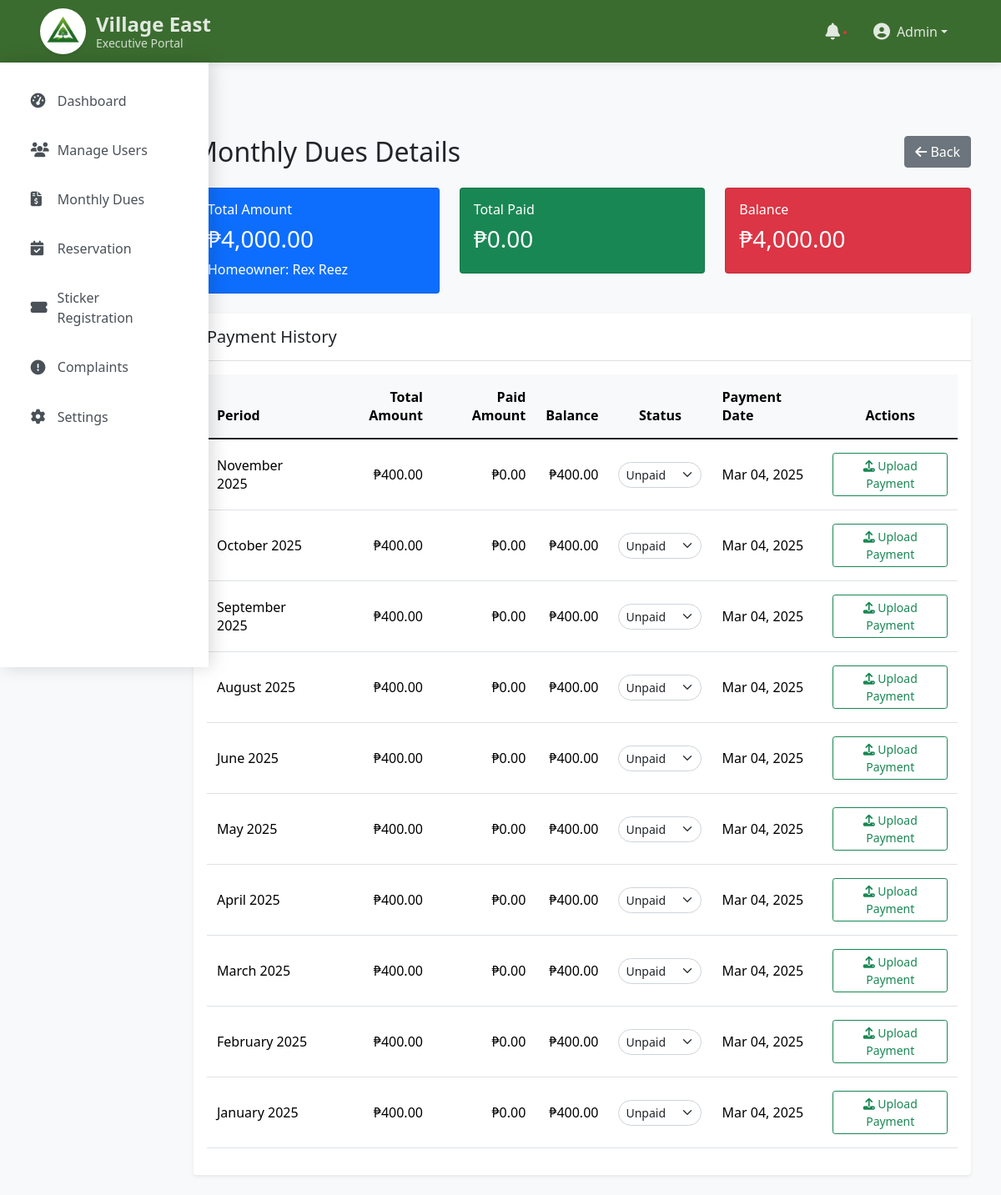
Page /1Admin/get_dues_details.php?homeowner_id=5 on the committed database.
### tables this page shows
CREATE TABLE `monthly_dues` (
  `id` int(11) NOT NULL,
  `homeowner_id` int(11) DEFAULT NULL,
  `month` int(2) DEFAULT NULL,
  `year` int(4) DEFAULT NULL,
  `total_amount` decimal(10,2) DEFAULT NULL,
  `paid_amount` decimal(10,2) DEFAULT 0.00,
  `payment_proof` varbinary(255) DEFAULT NULL,
  `status` enum('unpaid','pending','verified') DEFAULT 'unpaid',
  `created_at` timestamp NOT NULL DEFAULT current_timestamp(),
  `updated_at` timestamp NOT NULL DEFAULT current_timestamp() ON UPDATE current_timestamp()
);

### 1Admin/get_dues_details.php (the view, shortened to what this page needs)
<?php
require_once('../inc/admin_header.php');
$homeowner_id = $_GET['homeowner_id'];
try {
    $summary_query = "SELECT
        CONCAT(u.first_name, ' ', u.last_name) as homeowner_name,
        SUM(md.total_amount) as total_amount,
        SUM(COALESCE(md.paid_amount, 0)) as total_paid_amount,
        SUM(md.total_amount - COALESCE(md.paid_amount, 0)) as balance_amount
    FROM users u
    LEFT JOIN monthly_dues md ON u.id = md.homeowner_id
    WHERE u.id = ?
    GROUP BY u.id, u.first_name, u.last_name";
    $stmt = mysqli_prepare($conn, $summary_query);
    mysqli_stmt_bind_param($stmt, "i", $homeowner_id);
    if (!mysqli_stmt_execute($stmt)) {
        throw new Exception("Execute failed: " . mysqli_stmt_error($stmt));
    }
    $summary_result = mysqli_stmt_get_result($stmt);
    $summary = mysqli_fetch_assoc($summary_result);
    $details_query = "SELECT
        md.id,
        CONCAT(MONTHNAME(STR_TO_DATE(md.month, '%m')), ' ', md.year) as due_period,
        md.total_amount,
        COALESCE(md.paid_amount, 0) as paid_amount,
        md.status,
        md.created_at as payment_date,
        md.payment_proof
    FROM monthly_dues md
    WHERE md.homeowner_id = ?
    ORDER BY md.year DESC, md.month DESC";
    $stmt = mysqli_prepare($conn, $details_query);
    mysqli_stmt_bind_param($stmt, "i", $homeowner_id);
    if (!mysqli_stmt_execute($stmt)) {
        throw new Exception("Execute failed: " . mysqli_stmt_error($stmt));
    }
    $details_result = mysqli_stmt_get_result($stmt);
?>
<!DOCTYPE html>
<html lang="en">
<head>
    <link href="https://cdn.jsdelivr.net/npm/bootstrap@5.1.3/dist/css/bootstrap.min.css" rel="stylesheet">
</head>
<body class="bg-light">
    <div class="container-fluid px-4">
        <div class="row">
            <div class="col-md-2">
            </div>
            <div class="col-md-10 p-4">
                <div class="d-flex justify-content-between align-items-center mb-4">
                    <h2 class="mb-0">Monthly Dues Details</h2>
                    <a href="admin_dues.php" class="btn btn-secondary">
                        <i class="fas fa-arrow-left"></i> Back
                    </a>
                </div>
                <div class="row g-4 mb-4">
                    <div class="col-md-4">
                        <div class="card bg-primary text-white">
                            <div class="card-body">
                                <h6>Total Amount</h6>
                                <h3>₱<?php echo number_format($summary['total_amount'], 2); ?></h3>
                                <p class="mb-0">Homeowner: <?php echo htmlspecialchars($summary['homeowner_name']); ?></p>
                            </div>
                        </div>
                    </div>
                    <div class="col-md-4">
                        <div class="card bg-success text-white">
                            <div class="card-body">
                                <h6>Total Paid</h6>
                                <h3>₱<?php echo number_format($summary['total_paid_amount'], 2); ?></h3>
                            </div>
                        </div>
                    </div>
                    <div class="col-md-4">
                        <div class="card bg-<?php echo $summary['balance_amount'] > 0 ? 'danger' : 'success'; ?> text-white">
                            <div class="card-body">
                                <h6>Balance</h6>
                                <h3>₱<?php echo number_format($summary['balance_amount'], 2); ?></h3>
                            </div>
                        </div>
                    </div>
                </div>
                <div class="card border-0 shadow-sm">
                    <div class="card-header bg-white py-3">
                        <h5 class="card-title mb-0">Payment History</h5>
                    </div>
                    <div class="card-body">
                        <div class="table-responsive">
                            <table class="table table-hover align-middle">
                                <thead class="table-light">
                                    <tr>
                                        <th>Period</th>
                                        <th class="text-end">Total Amount</th>
                                        <th class="text-end">Paid Amount</th>
                                        <th class="text-end">Balance</th>
                                        <th class="text-center">Status</th>
                                        <th>Payment Date</th>
                                        <th class="text-center">Actions</th>
                                    </tr>
                                </thead>
                                <tbody>
                                    <?php while ($row = mysqli_fetch_assoc($details_result)) { ?>
                                        <tr>
                                            <td class="fw-medium"><?php echo htmlspecialchars($row['due_period']); ?></td>
                                            <td class="text-end">₱<?php echo number_format($row['total_amount'], 2); ?></td>
                                            <td class="text-end">₱<?php echo number_format($row['paid_amount'], 2); ?></td>
                                            <td class="text-end">₱<?php echo number_format($row['total_amount'] - $row['paid_amount'], 2); ?></td>
                                            <td class="text-center">
                                                <select class="form-select form-select-sm status-select"
                                                        data-dues-id="<?php echo $row['id']; ?>"
                                                        style="width: auto; display: inline-block;">
                                                    <option value="unpaid" <?php echo $row['status'] == 'unpaid' ? 'selected' : ''; ?>>Unpaid</option>
                                                </select>
                                            </td>
                                            <td><?php echo date('M d, Y', strtotime($row['payment_date'])); ?></td>
                                            <td class="text-center">
                                                <?php if ($row['payment_proof']) { ?>
                                                    <a href="../uploads/<?php echo htmlspecialchars($row['payment_proof']); ?>"
                                                       target="_blank"
                                                       class="btn btn-sm btn-outline-primary">
                                                        <i class="fas fa-file-alt"></i> View Receipt
                                                    </a>
                                                <?php } else { ?>
                                                    <button type="button"
                                                            class="btn btn-sm btn-outline-success"
                                                            data-bs-toggle="modal"
                                                            data-bs-target="#uploadModal"
                                                            data-dues-id="<?php echo $row['id']; ?>">
                                                        <i class="fas fa-upload"></i> Upload Payment
                                                    </button>
                                                <?php } ?>
                                            </td>
                                        </tr>
                                    <?php } ?>
                                </tbody>
                            </table>
                        </div>
                    </div>
                </div>
            </div>
        </div>
    </div>
</body>
</html>
<?php
} catch (Exception $e) {
    echo "Error: " . $e->getMessage();
}
?>

### inc/link.php (shortened to what this page needs)
<link href="https://cdn.jsdelivr.net/npm/bootstrap@5.3.0-alpha1/dist/css/bootstrap.min.css" rel="stylesheet">
<link href="https://cdn.jsdelivr.net/npm/bootstrap-icons/font/bootstrap-icons.css" rel="stylesheet">

### inc/admin_header.php (shortened to what this page needs)
<?php include('link.php')?>
<!DOCTYPE html>
<html lang="en">
<head>
    <link href="https://cdn.jsdelivr.net/npm/bootstrap@5.3.3/dist/css/bootstrap.min.css" rel="stylesheet">
    <link href="https://cdnjs.cloudflare.com/ajax/libs/font-awesome/6.5.1/css/all.min.css" rel="stylesheet">
</head>
<body>
    <nav class="navbar navbar-expand-lg navbar-dark fixed-top">
        <div class="container-fluid">
            <a class="navbar-brand" href="#">
                <img src="../imgs/vlogo.jpg" alt="Village East Admin">
                <div class="brand-text">
                    <span class="title">Village East</span>
                    <span class="subtitle">Executive Portal</span>
                </div>
            </a>
            <div class="collapse navbar-collapse" id="navbarNav">
                <ul class="navbar-nav ms-auto align-items-center">
                    <li class="nav-item notification-badge">
                        <a class="nav-link" href="#"><i class="fas fa-bell fa-lg"></i></a>
                    </li>
                    <li class="nav-item dropdown ms-2">
                        <a class="nav-link dropdown-toggle d-flex align-items-center" href="#" id="userDropdown" role="button" data-bs-toggle="dropdown">
                            <i class="fas fa-user-circle fa-lg me-2"></i>
                            <span>Admin</span>
                        </a>
                    </li>
                </ul>
            </div>
        </div>
    </nav>
    <nav id="sidebar">
        <div class="nav flex-column py-3">
            <a href="/1Admin/admin_dashboard.php" class="nav-link <?php echo basename($_SERVER['PHP_SELF']) == 'admin_dashboard.php' ? 'active' : ''; ?>">
                <i class="fas fa-tachometer-alt me-2"></i> Dashboard
            </a>
            <a href="/1Admin/admin_manageuser.php" class="nav-link <?php echo basename($_SERVER['PHP_SELF']) == 'admin_manageuser.php' ? 'active' : ''; ?>">
                <i class="fas fa-users me-2"></i> Manage Users
            </a>
            <a href="/1Admin/admin_dues.php" class="nav-link <?php echo basename($_SERVER['PHP_SELF']) == 'admin_dues.php' ? 'active' : ''; ?>">
                <i class="fas fa-file-invoice-dollar me-2"></i> Monthly Dues
            </a>
            <a href="/1Admin/admin_reservation.php" class="nav-link <?php echo basename($_SERVER['PHP_SELF']) == 'admin_reservation.php' ? 'active' : ''; ?>">
                <i class="fas fa-calendar-check me-2"></i> Reservation
            </a>
            <a href="/1Admin/admin_stickerreg.php" class="nav-link <?php echo basename($_SERVER['PHP_SELF']) == 'admin_stickerreg.php' ? 'active' : ''; ?>">
                <i class="fas fa-ticket-alt me-2"></i> Sticker Registration
            </a>
            <a href="/1Admin/admin_complaints.php" class="nav-link <?php echo basename($_SERVER['PHP_SELF']) == 'admin_complaints.php' ? 'active' : ''; ?>">
                <i class="fas fa-exclamation-circle me-2"></i> Complaints
            </a>
            <a href="/1Admin/admin_settings.php" class="nav-link <?php echo basename($_SERVER['PHP_SELF']) == 'admin_settings.php' ? 'active' : ''; ?>">
                <i class="fas fa-cog me-2"></i> Settings
            </a>
        </div>
    </nav>
    <div id="wrapper">
        <main id="content">
        </main>
    </div>
</body>
</html>

### inc/admin_header.php (style rules this page uses)
:root { --sidebar-width: 250px; --navbar-height: 75px; --primary-color: #3B6C2F; --primary-hover: #2d5324; --text-light: rgba(255,255,255,.85); --transition-speed: 0.3s; }
body { min-height: 100vh; overflow-x: hidden; background-color: #f8f9fa; font-family: 'Segoe UI', system-ui, -apple-system, sans-serif; }
.navbar { height: var(--navbar-height); background: var(--primary-color) !important; box-shadow: 0 2px 10px rgba(0,0,0,.1); padding: 0.7rem 1.5rem; }
.navbar-brand { display: flex; align-items: center; gap: 12px; text-decoration: none; }
.navbar-brand img { width: 55px; height: 55px; border-radius: 50%; padding: 2px; background-color: #fff; object-fit: contain; box-shadow: 0 2px 4px rgba(0,0,0,0.1); }
.brand-text { display: flex; flex-direction: column; line-height: 1.2; }
.brand-text .title { font-size: 24px; font-weight: 600; color: var(--text-light); }
.brand-text .subtitle { font-size: 14px; color: var(--text-light); opacity: 0.9; }
.nav-link { color: var(--text-light) !important; transition: var(--transition-speed); padding: 0.5rem 1rem !important; border-radius: 4px; }
#sidebar { position: fixed; top: var(--navbar-height); left: 0; width: var(--sidebar-width); height: calc(100vh - var(--navbar-height)); background: #fff; transition: var(--transition-speed); z-index: 1030; overflow-y: auto; box-shadow: 4px 0 20px rgba(0,0,0,0.15); }
#sidebar .nav-link { color: #495057 !important; padding: 0.9rem 1.5rem !important; margin: 0.2rem 0.8rem; border-radius: 0.5rem; display: flex; align-items: center; font-weight: 500; }
#sidebar .nav-link i { width: 1.5rem; margin-right: 0.8rem; font-size: 1.1rem; }
#wrapper { padding-top: var(--navbar-height); padding-left: var(--sidebar-width); transition: var(--transition-speed); background-color: #f8f9fa; }
#content { width: 100%; padding: 2rem; }
.notification-badge { position: relative; }
.notification-badge::after { content: ''; position: absolute; top: 6px; right: 6px; width: 8px; height: 8px; background: #dc3545; border-radius: 50%; border: 2px solid var(--primary-color); }

### 1Admin/get_dues_details.php (style rules this page uses)
.card { transition: transform 0.2s; }
.table > :not(caption) > * > * { padding: 1rem 0.75rem; }
.form-select-sm { min-width: 100px; padding: 0.25rem 2rem 0.25rem 0.5rem; background-position: right 0.5rem center; }
.status-select { border-radius: 20px; font-size: 0.875rem; }

### rows in the picture
monthly_dues: due_period "November 2025", total_amount "400.00", paid_amount "0.00", $row['total_amount']-$row['paid_amount'] "400.00", status+id "Unpaid", created_at "Mar 04, 2025"
monthly_dues: due_period "October 2025", total_amount "400.00", paid_amount "0.00", $row['total_amount']-$row['paid_amount'] "400.00", status+id "Unpaid", created_at "Mar 04, 2025"
monthly_dues: due_period "September 2025", total_amount "400.00", paid_amount "0.00", $row['total_amount']-$row['paid_amount'] "400.00", status+id "Unpaid", created_at "Mar 04, 2025"
monthly_dues: due_period "August 2025", total_amount "400.00", paid_amount "0.00", $row['total_amount']-$row['paid_amount'] "400.00", status+id "Unpaid", created_at "Mar 04, 2025"
monthly_dues: due_period "June 2025", total_amount "400.00", paid_amount "0.00", $row['total_amount']-$row['paid_amount'] "400.00", status+id "Unpaid", created_at "Mar 04, 2025"
monthly_dues: due_period "May 2025", total_amount "400.00", paid_amount "0.00", $row['total_amount']-$row['paid_amount'] "400.00", status+id "Unpaid", created_at "Mar 04, 2025"
monthly_dues: due_period "April 2025", total_amount "400.00", paid_amount "0.00", $row['total_amount']-$row['paid_amount'] "400.00", status+id "Unpaid", created_at "Mar 04, 2025"
monthly_dues: due_period "March 2025", total_amount "400.00", paid_amount "0.00", $row['total_amount']-$row['paid_amount'] "400.00", status+id "Unpaid", created_at "Mar 04, 2025"
monthly_dues: due_period "February 2025", total_amount "400.00", paid_amount "0.00", $row['total_amount']-$row['paid_amount'] "400.00", status+id "Unpaid", created_at "Mar 04, 2025"
monthly_dues: due_period "January 2025", total_amount "400.00", paid_amount "0.00", $row['total_amount']-$row['paid_amount'] "400.00", status+id "Unpaid", created_at "Mar 04, 2025"

### other values in the picture
$summary['total_amount'] "4,000.00"
$summary['homeowner_name'] "Rex Reez"
$summary['total_paid_amount'] "0.00"
$summary['balance_amount'] "4,000.00"
